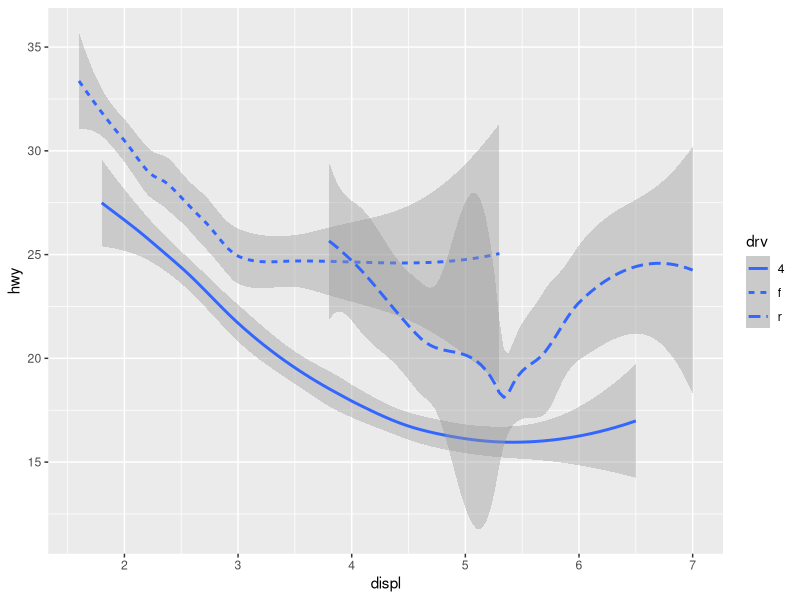
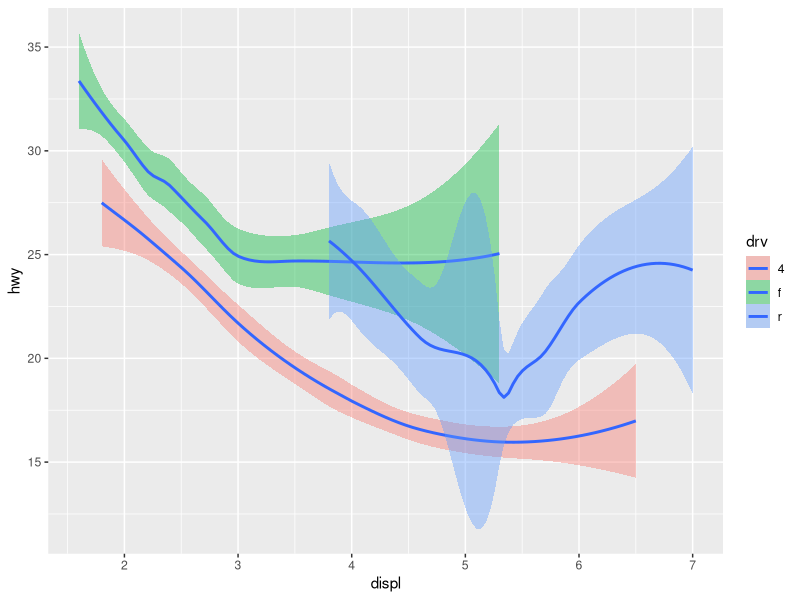
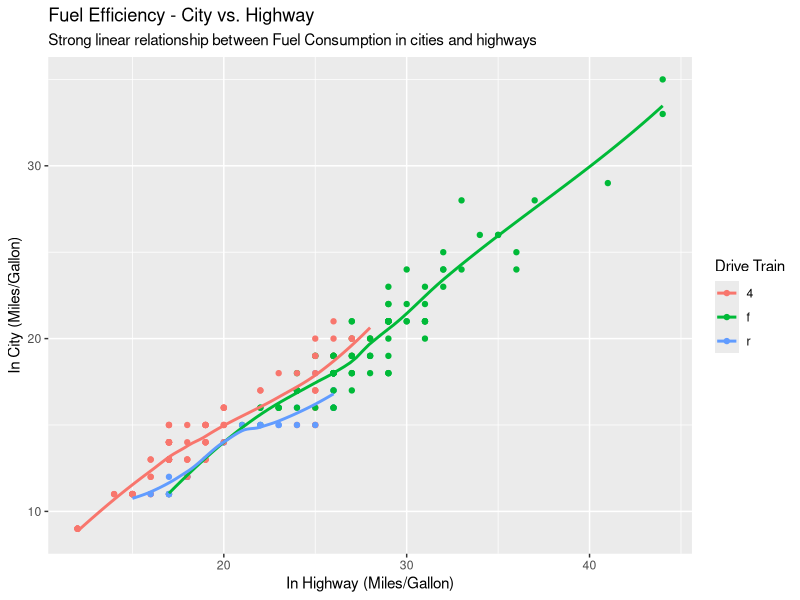
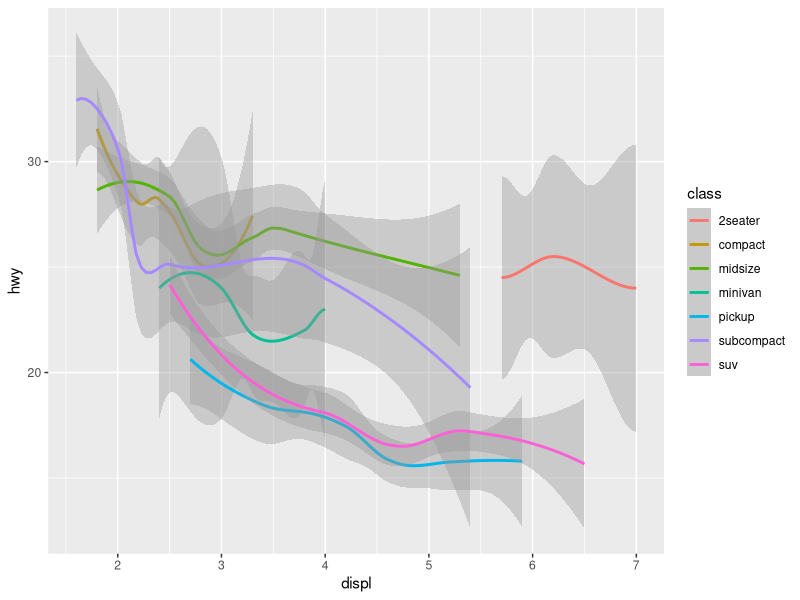

The R script that drew these images, in order:
library(tidyverse)

# 1 - Check the geom_smooth documentation (?geom_smooth) to see some 
# of the other aesthetics available besides color. Produce two 
# different trend curve plots, each of which uses a different 
# aesthetic. Display your plots and describe what your chosen 
# aesthetics do.

# linetype
ggplot(data = mpg, aes(x = displ, y = hwy, linetype = drv)) + 
    geom_smooth()

# fill
ggplot(data = mpg, aes(x = displ, y = hwy, fill = drv)) + 
    geom_smooth()

# 2 - Obtain a single scatter plot that:
# - Shows the relationship between city fuel efficiency and 
#   highway fuel efficiency,
# - Color-codes the points by the type of drive train,
# - Has an overlayed trend curve with no envelope, and
# - Has a title, properly labeled axes (including units), and 
#   a properly labeled legend.

ggplot(data = mpg, aes(x = hwy, y = cty, colour = drv)) +
    geom_point() + 
    geom_smooth(se = FALSE) +
    labs(title = "Fuel Efficiency - City vs. Highway",
         subtitle = "Strong linear relationship between Fuel Consumption in cities and highways",
         x = "In Highway (Miles/Gallon)",
         y = "In City (Miles/Gallon)",
         color = "Drive Train")

# 3 - Create a trend curve of hwy vs. displ and map the class variable
# to color. What do you think of your visualization? What 
# recommendation would you make regarding mapping categorical
# variables to color?

# It has too much information clutter. Usually colors should be
# used for small category count (IDK how many is the recommendation, 
# less than 7 for sure).

ggplot(data = mpg, aes(x = displ, y = hwy, colour = class)) + 
    geom_smooth()
